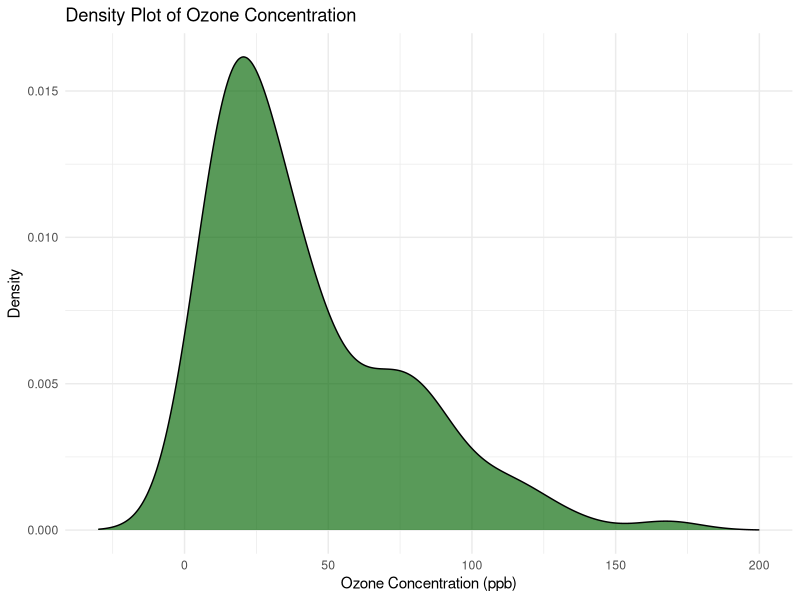
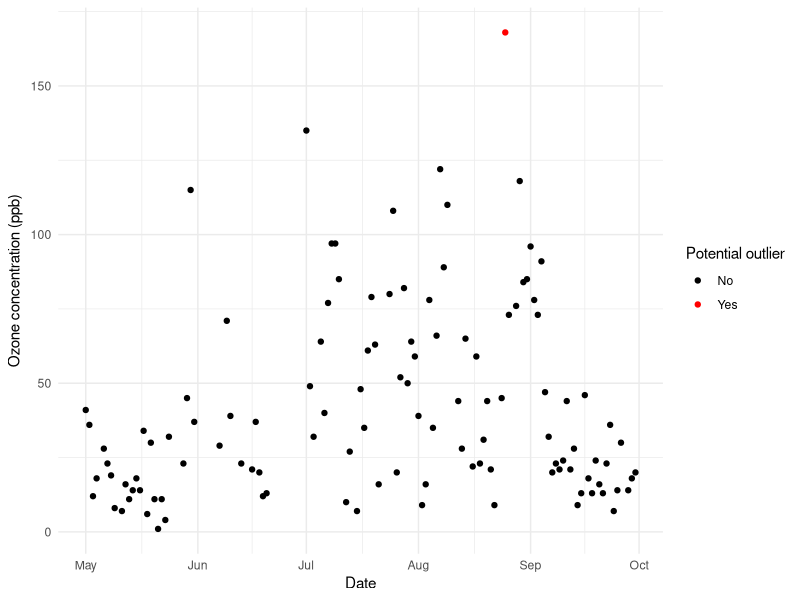
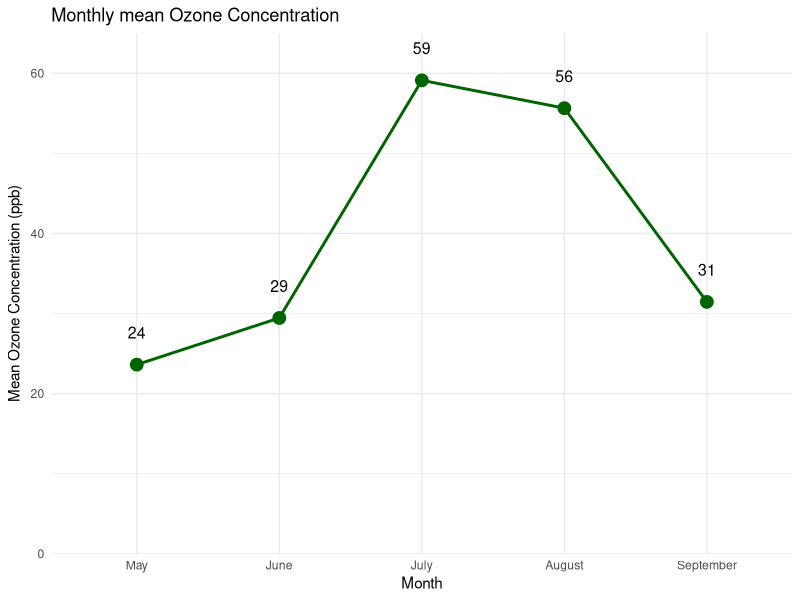

Write the R code that produced these figures, in order.
## ---- chunk 1
airquality <- datasets::airquality
## ---- chunk 2
library(ggplot2)
## ---- chunk 3
year <- c(rep(1973,153)) # data are all from the same year

# combine day, month and year in a df
numeric_dates <- data.frame(
                   cbind(airquality$Day, 
                         airquality$Month,
                         year)            
                   )
names(numeric_dates) <- c("day", "month", "year")

# convert df into nice date object
dates <- as.Date(with(numeric_dates, paste(year, month, day, sep = "-")), format = "%Y-%m-%d")

# add date object to the airquality df
airquality <- airquality |> 
  dplyr::mutate(Date = dates)

## ---- chunk 4
summary(airquality$Ozone)
## ---- chunk 5
ggplot(airquality, aes(x = Ozone)) +
  geom_density(fill = "darkgreen", alpha = 0.65, na.rm = TRUE) + 
  labs(title = "Density Plot of Ozone Concentration", 
       x = "Ozone Concentration (ppb)", 
       y = "Density") +
  scale_x_continuous(limits = c(-30,200)) +
  theme_minimal()
## ---- chunk 6
residuals <- lm(Ozone~Temp + Wind + Solar.R, data = airquality)$residuals
rowindex_residuals <- as.integer(names(boxplot.stats(residuals, coef = 2)$out))

plot_airquality_out <- airquality |> 
  dplyr::mutate(rowindex = dplyr::row_number()) |> 
  dplyr::mutate(outlier = rowindex %in% rowindex_residuals)

plot_airquality_out |> 
  ggplot(aes(x = Date, y = Ozone, color = outlier)) +
  geom_point() +
  scale_color_manual("Potential outlier",
                     values = c("black", "red"),
                     labels = c("No", "Yes")
                     ) +
  labs( y = expression(paste("Ozone concentration (ppb)"))) +
  theme_minimal()
## ---- chunk 7
rowindex_residuals
airquality[117,]

## ---- chunk 8
airquality_short <- airquality |> 
                    dplyr::slice(-c(117))

## ---- chunk 9
linear_ozone <- lm(Ozone ~ Solar.R + Temp + Wind, data = airquality_short)
summary(linear_ozone)
## ---- chunk 10

monthly_summary <- airquality_short |> 
  dplyr::group_by(Month) |> 
  dplyr::summarise(
    mean_temp = mean(Temp, na.rm = TRUE),
    mean_radiation = mean(Solar.R, na.rm = TRUE),
    mean_wind = mean(Wind, na.rm = TRUE)
  )

monthly_summary



## ---- chunk 11
ozone_mean <- airquality_short |> 
  dplyr::group_by(Month) |> 
  dplyr::summarise(mean_oz = mean(Ozone, na.rm = TRUE))



plot_mean_oz <- ggplot(ozone_mean, aes(x = factor(Month), 
                                       y = mean_oz, group = 1)) +
  geom_line(color = "darkgreen", linewidth = 1) +
  geom_point(size = 4, color = "darkgreen", fill = "darkgreen", shape = 21)+
  
  geom_text(aes(y = mean_oz + 4, label = format(mean_oz, digits = 2)), 
            size = 4, 
            color = "black") +
  theme_classic() +
  labs(title = "Monthly mean Ozone Concentration",
       x = "Month", 
       y = expression(paste("Mean Ozone Concentration (ppb)"))) +
   scale_x_discrete(labels = c("5" = "May", "6" = "June", "7" = "July", "8" = "August", "9" = "September")) +
  theme(axis.text.x = element_text(size = 11)) +
  scale_y_continuous(limits = c(0, 65), expand = c(0, 0)) +
  theme_minimal()
 

plot_mean_oz
